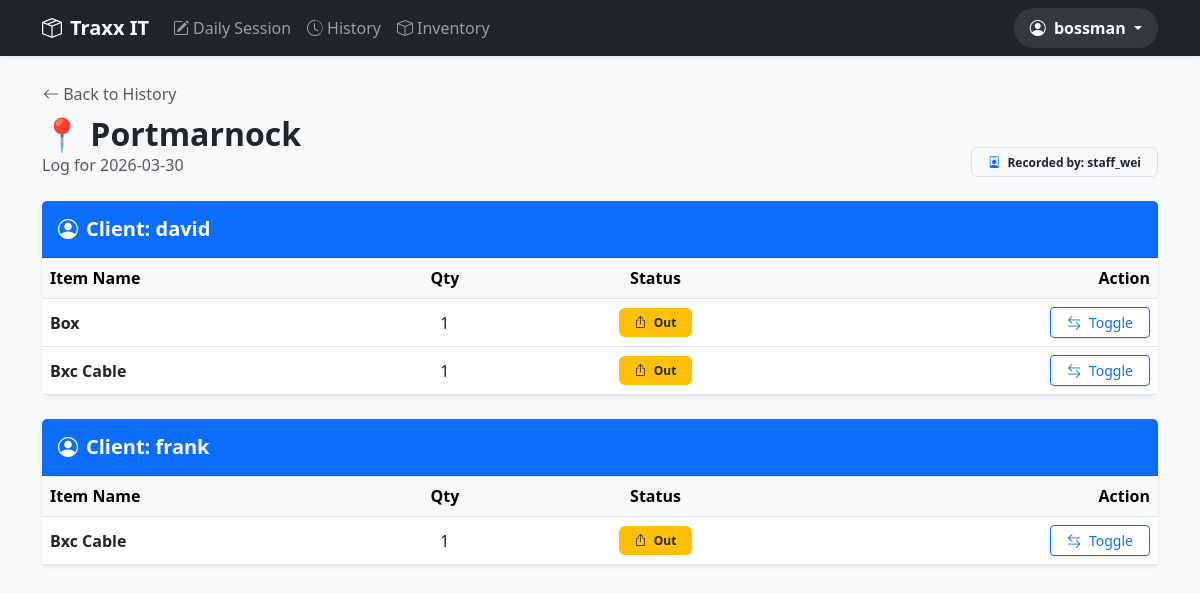
The page /history/2026-03-30/1 (signed in) on the database its author committed.
### models.py (models this page shows)
class User(db.Model):
    id = db.Column(db.Integer, primary_key=True)
    username = db.Column(db.String(80), unique=True, nullable=False)
    password = db.Column(db.String(120), nullable=False)
    role = db.Column(db.String(20), default='staff') # 'boss' or 'staff'
    display_name = db.Column(db.String(100), nullable=True)

class Place(db.Model):
    id = db.Column(db.Integer, primary_key=True)
    name = db.Column(db.String(100), nullable=False)
    is_active = db.Column(db.Boolean, default=True)

class Client(db.Model):
    id = db.Column(db.Integer, primary_key=True)
    name = db.Column(db.String(100), nullable=False)
    is_active = db.Column(db.Boolean, default=True)

class DayRecord(db.Model):
    __tablename__ = 'day_record'
    id = db.Column(db.Integer, primary_key=True)
    timestamp = db.Column(db.DateTime, default=datetime.utcnow)
    item_id = db.Column(db.Integer, db.ForeignKey('item.id'))
    place_id = db.Column(db.Integer, db.ForeignKey('place.id'))
    client_id = db.Column(db.Integer, db.ForeignKey('client.id'))
    user_id = db.Column(db.Integer, db.ForeignKey('user.id'), nullable=False)
    quantity_out = db.Column(db.Integer, nullable=False)
    is_returned = db.Column(db.Boolean, default=False)
    item = db.relationship('Item', backref='records')
    place = db.relationship('Place', backref='records')
    client = db.relationship('Client', backref='records')
    author = db.relationship('User', backref='user_records')

class Item(db.Model):
    id = db.Column(db.Integer, primary_key=True)
    name = db.Column(db.String(100), nullable=False)
    quantity = db.Column(db.Integer, default=0)
    user_id = db.Column(db.Integer, db.ForeignKey('user.id'))
    is_active = db.Column(db.Boolean, default=True)

### app.py (the view)
@app.route('/history/<ts>/<int:place_id>')
def session_details(ts, place_id):
    if 'user_id' not in session: return redirect(url_for('login'))
    user = db.session.get(User, session['user_id'])
    place = db.session.get(Place, place_id)
    filters = [
        func.date(DayRecord.timestamp) == ts,
        DayRecord.place_id == place_id
    ]
    if user.role != 'boss':
        filters.append(DayRecord.user_id == user.id)
    records = DayRecord.query.filter(*filters).all()
    if not records:
        flash("No records found or Access Denied.", "warning")
        return redirect(url_for('history'))
    grouped_data = {}
    for r in records:
        r.item_is_archived = not r.item.is_active
        client_name = r.client.name
        if client_name not in grouped_data:
            grouped_data[client_name] = []
        grouped_data[client_name].append(r)
    return render_template('session_details.html',
                           grouped_data=grouped_data,
                           place=place,
                           ts=ts,
                           records=records)

### app.py (called while the page is built)
@app.context_processor
def inject_user():
    if 'user_id' in session:
        user = User.query.get(session['user_id'])
        return dict(current_user=user)
    return dict(current_user=None)

### templates/session_details.html (shortened to what this page needs)
{% extends "base.html" %}
{% block content %}
<div class="mb-4">
    <a href="{{ url_for('history') }}" class="btn btn-link p-0 text-decoration-none text-muted">
        <i class="bi bi-arrow-left"></i> Back to History
    </a>
    <div class="d-flex justify-content-between align-items-end mt-2">
        <div>
            <h2 class="fw-bold mb-0">📍 {{ place.name }}</h2>
            <p class="text-muted mb-0">Log for {{ ts }}</p>
        </div>
        <div class="text-end">
            <span class="badge bg-light text-dark border px-3 py-2">
                <i class="bi bi-person-badge me-1 text-primary"></i>
                Recorded by: <strong>{{ records[0].author.display_name or records[0].author.username }}</strong>
            </span>
        </div>
    </div>
</div>
{% for client_name, items in grouped_data.items() %}
<div class="card shadow-sm border-0 mb-4">
    <div class="card-header bg-primary text-white py-3">
        <h5 class="mb-0 fw-bold"><i class="bi bi-person-circle me-2"></i>Client: {{ client_name }}</h5>
    </div>
    <div class="table-responsive">
        <table class="table align-middle mb-0">
            <thead class="table-light">
                <tr>
                    <th>Item Name</th>
                    <th class="text-center">Qty</th>
                    <th class="text-center">Status</th>
                    <th class="text-end">Action</th>
                </tr>
            </thead>
            <tbody>
                {% for r in items %}
                <tr class="{{ 'table-success opacity-75' if r.is_returned else '' }}">
                    <td class="fw-bold">
                        {{ r.item.name }}
                    </td>
                    <td class="text-center">{{ r.quantity_out }}</td>
                    <td class="text-center">
                        <span class="badge {{ 'bg-success' if r.is_returned else ('bg-secondary' if r.item_is_archived else 'bg-warning text-dark') }} px-3 py-2">
                            <i class="bi {{ 'bi-check-lg' if r.is_returned else ('bi-archive-fill' if r.item_is_archived else 'bi-box-arrow-up') }} me-1"></i>
                            {{ 'Returned' if r.is_returned else ('Out (Archived)' if r.item_is_archived else 'Out') }}
                        </span>
                    </td>
                    <td class="text-end">
                        {% if r.item_is_archived %}
                            <button class="btn btn-sm btn-light border text-muted px-3" disabled>
                                <i class="bi bi-lock-fill"></i> Locked
                            </button>
                        {% else %}
                            <a href="{{ url_for('toggle_return', record_id=r.id) }}"
                               class="btn btn-sm {{ 'btn-success' if r.is_returned else 'btn-outline-primary' }} px-3 shadow-sm">
                                <i class="bi bi-arrow-left-right me-1"></i> Toggle
                            </a>
                        {% endif %}
                    </td>
                </tr>
                {% endfor %}
            </tbody>
        </table>
    </div>
</div>
{% endfor %}
{% endblock %}

### templates/base.html (shortened to what this page needs)
<!DOCTYPE html>
<html lang="en">
<head>
    <link href="https://cdn.jsdelivr.net/npm/bootstrap@5.3.0/dist/css/bootstrap.min.css" rel="stylesheet">
    <link rel="stylesheet" href="https://cdn.jsdelivr.net/npm/bootstrap-icons@1.11.0/font/bootstrap-icons.css">
</head>
<body class="bg-light">
    <nav class="navbar navbar-expand-lg navbar-dark bg-dark shadow-sm mb-4">
        <div class="container">
            <a class="navbar-brand fw-bold" href="{{ url_for('index') }}">
                <i class="bi bi-box-seam me-2"></i>Traxx IT
            </a>
            <div class="collapse navbar-collapse" id="navbarNav">
                <ul class="navbar-nav me-auto">
                    <li class="nav-item">
                        <a class="nav-link" href="{{ url_for('record') }}">
                            <i class="bi bi-pencil-square me-1"></i>Daily Session
                        </a>
                    </li>
                    <li class="nav-item">
                        <a class="nav-link" href="{{ url_for('history') }}">
                            <i class="bi bi-clock-history me-1"></i>History
                        </a>
                    </li>
                    <li class="nav-item">
                        <a class="nav-link" href="{{ url_for('inventory') }}">
                            <i class="bi bi-box me-1"></i>Inventory
                        </a>
                    </li>
                </ul>
                <ul class="navbar-nav ms-auto align-items-center">
                    {% if current_user %}
                    <li class="nav-item dropdown">
                        <a class="nav-link dropdown-toggle fw-bold text-white px-3 py-2 rounded-pill bg-secondary bg-opacity-25"
                           href="#" id="userDropdown" role="button" data-bs-toggle="dropdown" aria-expanded="false">
                            <i class="bi bi-person-circle me-1"></i>
                            {{ current_user.display_name or current_user.username }}
                        </a>
                    </li>
                    {% else %}
                    <li class="nav-item">
                        <a class="nav-link" href="{{ url_for('login') }}">Login</a>
                    </li>
                    {% endif %}
                </ul>
            </div>
        </div>
    </nav>
    <div class="container">
        {% block content %}{% endblock %}
    </div>
</body>
</html>

### rows shown on the page
User: display_name+username "bossman"
Place: name "Portmarnock"
User: display_name+username "staff_wei"
Client: name "david"
DayRecord: item.name "Box", quantity_out "1", is_returned "Out"
DayRecord: item.name "Bxc Cable", quantity_out "1", is_returned "Out"
Client: name "frank"
DayRecord: item.name "Bxc Cable", quantity_out "1", is_returned "Out"

### other values the page prints
{{ ts }} "2026-03-30"
